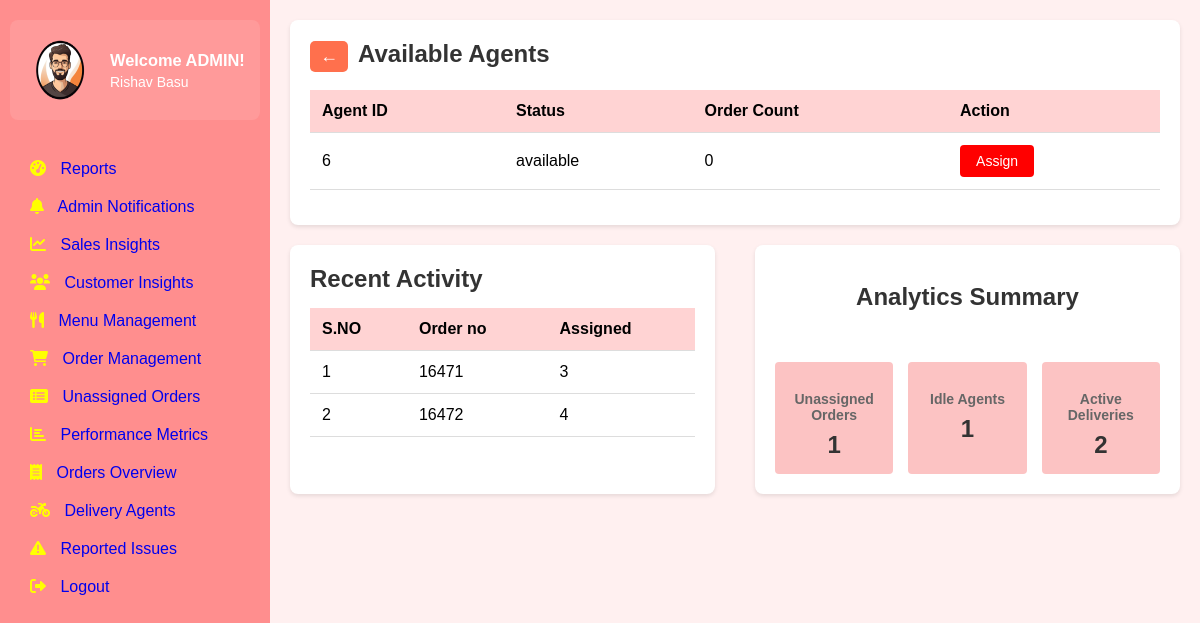
Page /assign-dashboard/3 (signed in) on the committed database.
### tables this page shows
CREATE TABLE Delivery_agents (
        id INTEGER PRIMARY KEY,
        name TEXT NOT NULL,
        status TEXT NOT NULL,
        FOREIGN KEY (id) REFERENCES Users(user_id),
        FOREIGN KEY (name) REFERENCES Users(full_name)
    );

### app.py (the view)
@app.route('/assign-dashboard/<int:order_id>')
def agent_assignment_dashboard(order_id):
    if not is_admin():
        flash('Access denied. Admins only.', 'error')
        return redirect(url_for('signin'))
    db = get_db_connection()
    cur = db.cursor()
    cur.execute('''SELECT da.*,
    COALESCE((SELECT COUNT(*)
        FROM Delivery d
        WHERE d.Delivery_Agent_ID = da.id AND date(d.Delivery_time) = date('now')), 0) as today_orders
    FROM Delivery_agents da
    WHERE da.status = 'available';''')
    order_count = cur.fetchall()
    agents = [{"id":count[0], "name":count[1], "status":count[2], "order_count":count[3]}
                   for count in order_count]
    cur.execute("""
        SELECT d.order_id, d.delivery_agent_id
        FROM Delivery d WHERE Status='Assigned'
        ORDER BY d.pickup_time DESC LIMIT 5
    """)
    recent_activities = cur.fetchall()
    recent_activities = [
        {"S_No": i + 1, "order_id": activity[0], "agent_id": activity[1] or "Unassigned"}
        for i, activity in enumerate(recent_activities)
    ]
    cur.execute("SELECT COUNT(*) FROM Delivery WHERE status = 'Unassigned'")
    unassigned_orders = cur.fetchone()[0]
    cur.execute("SELECT COUNT(*) FROM Delivery_agents WHERE status = 'available'")
    idle_agents = cur.fetchone()[0]
    cur.execute("SELECT COUNT(*) FROM Delivery WHERE status IN ('Assigned', 'Out for delivery')")
    active_deliveries = cur.fetchone()[0]
    analytics_summary = {
        'unassigned_orders': unassigned_orders,
        'idle_agents': idle_agents,
        'active_deliveries': active_deliveries
    }
    return render_template(
        'order_assignment.html',
        agents=agents,
        recent_activities=recent_activities,
        analytics_summary=analytics_summary,
        order_id=order_id
    )

### app.py (called while the page is built)
def is_admin():
    user_email = session.get('user')
    if not user_email:
        print("No user in session")
        return False
    conn = get_db()
    cursor = conn.cursor()
    cursor.execute('SELECT is_admin FROM Users WHERE email = ?', (user_email,))
    user = cursor.fetchone()
    conn.close()
    if user:
        print(f"User {user_email} is {'an admin' if user['is_admin'] == 1 else 'not an admin'}")
    return user and user['is_admin'] == 1

@app.teardown_appcontext
def close_connection(exception):
    db = getattr(g, '_database', None)
    if db is not None:
        db.close()

def get_db():
    conn = sqlite3.connect('existing_database.db')
    conn.row_factory = sqlite3.Row
    return conn

def get_db_connection():
    conn = sqlite3.connect("existing_database.db")
    conn.row_factory = sqlite3.Row
    return conn

### templates/order_assignment.html (shortened to what this page needs)
{% extends 'base.html' %}
{% block extra_css %}
<link rel="stylesheet" href="{{ url_for('static', filename='css/order_assignment.css') }}">
{% endblock %}
{% block content %}
<div class="section-box agents-section">
    <button class="back-btn" onclick="window.history.back()">←</button><span class="order-title"><b>Available Agents</b></span>
    <br><br>
    <table class="agents-table">
        <thead>
            <tr>
                <th>Agent ID</th>
                <th>Status</th>
                <th>Order Count</th>
                <th>Action</th>
            </tr>
        </thead>
        <tbody>
            {% for agent in agents %}
            <tr>
                <td>{{ agent.id }}</td>
                <td>{{ agent.status }}</td>
                <td>{{agent.order_count}}</td>
                <td>
                    <form method="POST" action="{{ url_for('assign_agent', order_id=order_id, agent_id=agent.id) }}"
                       data-order-id="{{ order_id }}" data-agent-id="{{ agent.id }}">
                       <button type="button" class="assign-btn">Assign</button>
                    </form>
                </td>
            </tr>
            {% endfor %}
        </tbody>
    </table>
</div>
<div class="bottom-sections">
    <div class="section-box recent-activity">
        <h2>Recent Activity</h2>
        <table>
            <thead>
                <tr>
                    <th>S.NO</th>
                    <th>Order no</th>
                    <th>Assigned</th>
                </tr>
            </thead>
            <tbody>
                {% for activity in recent_activities %}
                <tr>
                    <td>{{ activity.S_No }}</td>
                    <td>{{ activity.order_id }}</td>
                    <td>{{ activity.agent_id or 'Unassigned' }}</td>
                </tr>
                {% endfor %}
            </tbody>
        </table>
    </div>
    <div class="section-box analytics-summary">
        <br><h2 style="text-align: center;">Analytics Summary</h2><br><br>
        <div class="analytics-grid">
            <div class="analytics-item">
                <h3>Unassigned Orders</h3>
                <p>{{ analytics_summary.unassigned_orders }}</p>
            </div>
            <div class="analytics-item">
                <h3>Idle Agents</h3>
                <p>{{ analytics_summary.idle_agents }}</p>
            </div>
            <div class="analytics-item">
                <h3>Active Deliveries</h3>
                <p>{{ analytics_summary.active_deliveries }}</p>
            </div>
        </div>
    </div>
</div>
{% endblock %}

### static/css/order_assignment.css (style rules this page uses)
.section-box { background-color: white; padding: 20px; border-radius: 8px; box-shadow: 0 2px 4px rgba(0, 0, 0, 0.1); margin-bottom: 20px; margin-left: 20px; }
.section-box h2 { margin-bottom: 15px; color: #333; }
.back-btn { font-size: 18px; padding: 5px 10px; cursor: pointer; background-color: #ff704d; color: white; border: none; border-radius: 5px; }
.order-title { font-size: 24px; color: #333; margin-left: 10px; }
table { width: 100%; border-collapse: collapse; margin-bottom: 15px; }
th, td { padding: 12px; text-align: left; border-bottom: 1px solid #ddd; }
th { background-color: #FFD3D3; font-weight: bold; }
.assign-btn { background-color: #FF0000; color: white; border: none; padding: 8px 16px; border-radius: 4px; cursor: pointer; font-size: 14px; }
.bottom-sections { display: flex; gap: 20px; margin-bottom: 20px; }
.recent-activity, .analytics-summary { flex: 1; }
.analytics-grid { display: grid; grid-template-columns: repeat(3, 1fr); gap: 15px; text-align: center; }
.analytics-item { padding: 15px; background-color: #fcc3c3; border-radius: 4px; }
.analytics-item h3 { font-size: 14px; margin-bottom: 8px; color: #666; }
.analytics-item p { font-size: 24px; font-weight: bold; color: #333; }

### static/css/base.css (style rules this page uses)
body, h1, p, ul, li { margin: 0; padding: 0; list-style: none; box-sizing: border-box; }
h2 { margin-top: 0; font-size: 24px; }
body { font-family: Arial, sans-serif; background: #ffe6e698; }

### rows in the picture
Delivery_agents: id "6", status "available", order_count "0"

### other values in the picture
{{ activity.S_No }} "1" "2"
{{ activity.order_id }} "16471" "16472"
{{ activity.agent_id or 'Unassigned' }} "3" "4"
{{ analytics_summary.unassigned_orders }} "1"
{{ analytics_summary.idle_agents }} "1"
{{ analytics_summary.active_deliveries }} "2"
